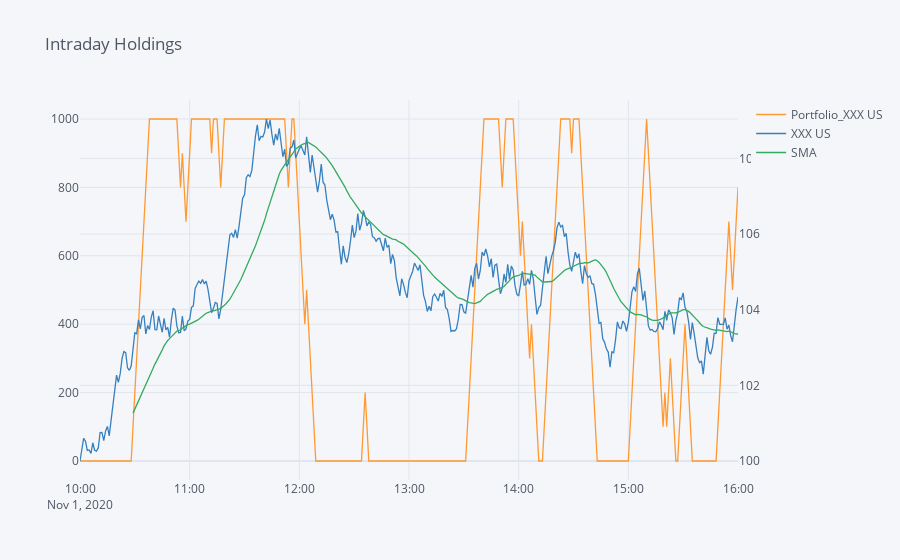

Source (notebook cell):
### Code cell
import cufflinks as cf

columns = ["Portfolio_XXX US", "XXX US", "SMA"]

df[columns].iplot(
    secondary_y=["XXX US", "SMA"],
    title="Intraday Holdings",
)

### Figure 1 — Plotly figure (JSON) as saved in the notebook; plotly's stock layout.template omitted (floating-point values rounded to 4 significant figures; data arrays with more than 128 entries replaced by an {"elided": "..."} marker saying what was removed)
{"data": [{"line": {"color": "rgba(255, 153, 51, 1.0)", "dash": "solid", "shape": "linear", "width": 1.3}, "mode": "lines", "name": "Portfolio_XXX US", "text": "", "type": "scatter", "x": {"elided": "361 str values"}, "y": {"elided": "361 int values"}}, {"line": {"color": "rgba(55, 128, 191, 1.0)", "dash": "solid", "shape": "linear", "width": 1.3}, "mode": "lines", "name": "XXX US", "text": "", "type": "scatter", "x": {"elided": "361 str values"}, "xaxis": "x", "y": {"elided": "361 float values"}, "yaxis": "y2"}, {"line": {"color": "rgba(50, 171, 96, 1.0)", "dash": "solid", "shape": "linear", "width": 1.3}, "mode": "lines", "name": "SMA", "text": "", "type": "scatter", "x": {"elided": "361 str values"}, "xaxis": "x", "y": {"elided": "361 mixed values"}, "yaxis": "y2"}], "layout": {"legend": {"bgcolor": "#F5F6F9", "font": {"color": "#4D5663"}}, "paper_bgcolor": "#F5F6F9", "plot_bgcolor": "#F5F6F9", "title": {"font": {"color": "#4D5663"}, "text": "Intraday Holdings"}, "xaxis": {"gridcolor": "#E1E5ED", "showgrid": true, "tickfont": {"color": "#4D5663"}, "title": {"font": {"color": "#4D5663"}, "text": ""}, "zerolinecolor": "#E1E5ED"}, "yaxis": {"gridcolor": "#E1E5ED", "showgrid": true, "tickfont": {"color": "#4D5663"}, "title": {"font": {"color": "#4D5663"}, "text": ""}, "zerolinecolor": "#E1E5ED"}, "yaxis2": {"anchor": "x", "gridcolor": "#E1E5ED", "overlaying": "y", "showgrid": true, "side": "right", "tickfont": {"color": "#4D5663"}, "title": {"text": ""}, "zerolinecolor": "#E1E5ED"}}}
